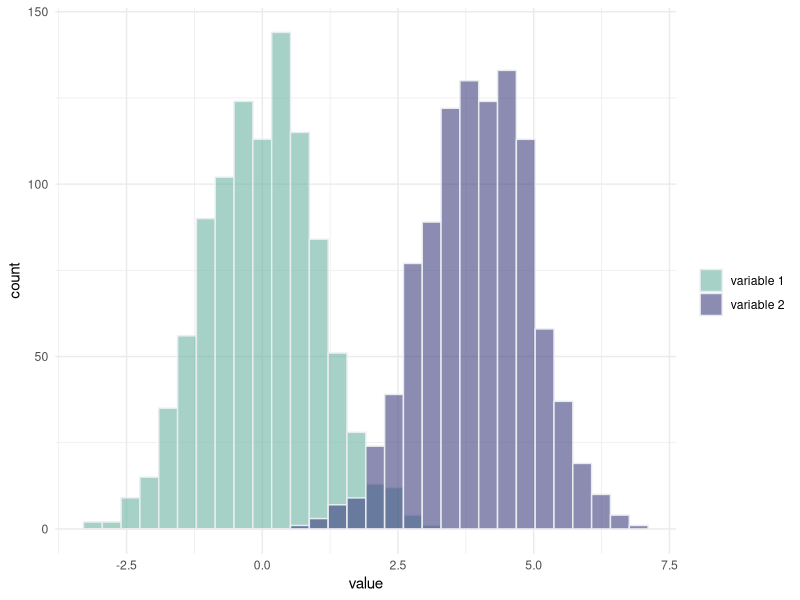

The R source for this figure:
## ---- chunk 1
# library
library(tidyverse)
library(reshape2)


# Build dataset with different distributions
data <- data.frame(
  type = c( rep("variable 1", 1000), rep("variable 2", 1000) ),
  value = c( rnorm(1000), rnorm(1000, mean=4) )
)

# Represent it
p <- data %>%
  ggplot( aes(x=value, fill=type)) +
    geom_histogram( color="#e9ecef", alpha=0.6, position = 'identity') +
    scale_fill_manual(values=c("#69b3a2", "#404080")) +
    theme_minimal() +
    labs(fill="")

p
